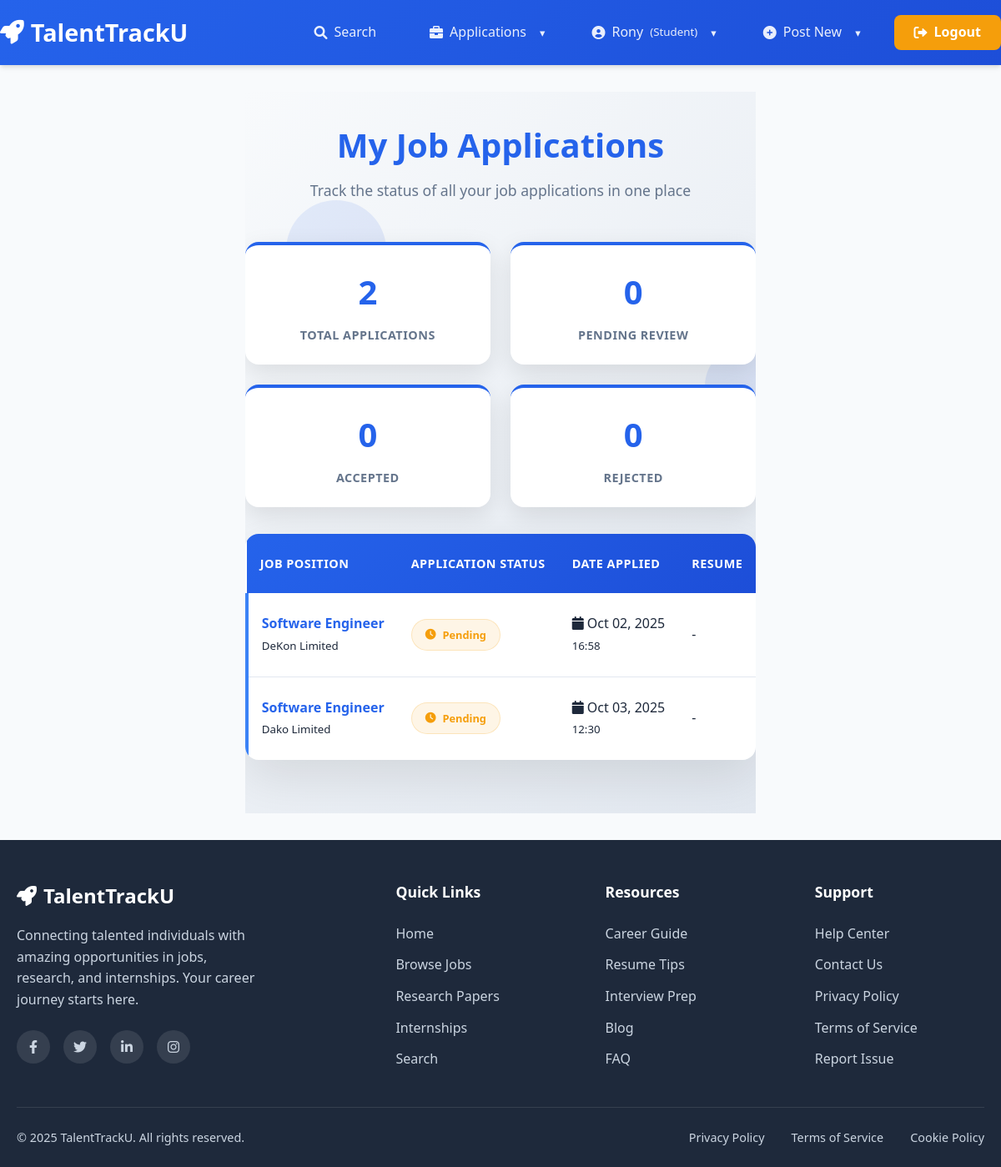
Screenshot of /jobs/my-applications/ (signed in) with the database file from the repository.
### user/models.py (models this page shows, shortened)
class UserProfile(models.Model):
    ROLE_CHOICES = (
        ('student', 'Student'),
        ('alumni', 'Alumni'),
        ('company', 'Company'),
    )
    user = models.OneToOneField(User, on_delete=models.CASCADE, related_name='user_profile')
    role = models.CharField(max_length=20, choices=ROLE_CHOICES, default='student')
    profile_picture = models.ImageField(upload_to='profiles/', blank=True, null=True)

### job/models.py (models this page shows, shortened)
class Application(models.Model):
    STATUS_CHOICES = (
        ('pending', 'Pending'),
        ('accepted', 'Accepted'),
        ('rejected', 'Rejected'),
    )
    job = models.ForeignKey(Job, on_delete=models.CASCADE, related_name='job_applications')  # Unique related_name
    applicant = models.ForeignKey(User, on_delete=models.CASCADE, related_name='job_applicant')  # Unique related_name
    applied_at = models.DateTimeField(auto_now_add=True)
    status = models.CharField(max_length=20, choices=STATUS_CHOICES, default='pending')
    cover_letter = models.TextField(blank=True)
    resume = models.FileField(upload_to='resumes/', blank=True, null=True)

class Job(models.Model):
    title = models.CharField(max_length=200)
    company = models.CharField(max_length=100)
    description = models.TextField()
    location = models.CharField(max_length=100, blank=True)
    salary = models.CharField(max_length=50, blank=True)
    image = models.ImageField(upload_to='jobs/', blank=True)
    posted_by = models.ForeignKey(User, on_delete=models.CASCADE)
    created_at = models.DateTimeField(auto_now_add=True)

### job/views.py (the view)
# urls.py: path('my-applications/', views.my_job_applications, name='my_job_applications'),
@login_required
def my_job_applications(request):
    applications = Application.objects.filter(applicant=request.user).select_related('job')
    return render(request, 'job/my_applications.html', {'applications': applications})

### job/templates/job/my_applications.html (shortened to what this page needs)
{% extends 'base.html' %}
{% block content %}
<div class="job-applications-container">
    <div class="animated-background">
        <div class="job-applications-icon icon-1">
        </div>
        <div class="job-applications-icon icon-2">
        </div>
        <div class="job-applications-icon icon-3">
        </div>
    </div>
    <div class="job-applications-content">
        <div class="job-applications-header">
            <h1>My Job Applications</h1>
            <p class="text-muted">Track the status of all your job applications in one place</p>
        </div>
        {% if applications %}
            <div class="stats-overview">
                <div class="stat-card">
                    <div class="stat-number" id="totalApplications">{{ applications|length }}</div>
                    <div class="stat-label">Total Applications</div>
                </div>
                <div class="stat-card">
                    <div class="stat-number" id="pendingApplications">0</div>
                    <div class="stat-label">Pending Review</div>
                </div>
                <div class="stat-card">
                    <div class="stat-number" id="acceptedApplications">0</div>
                    <div class="stat-label">Accepted</div>
                </div>
                <div class="stat-card">
                    <div class="stat-number" id="rejectedApplications">0</div>
                    <div class="stat-label">Rejected</div>
                </div>
            </div>
            <div class="applications-table-container">
                <table class="applications-table">
                    <thead>
                        <tr>
                            <th>Job Position</th>
                            <th>Application Status</th>
                            <th>Date Applied</th>
                            <th>Resume</th>
                        </tr>
                    </thead>
                    <tbody>
                        {% for app in applications %}
                        <tr>
                            <td>
                                <span class="job-title">{{ app.job.title }}</span>
                                <br>
                                <small class="text-muted">{{ app.job.company }}</small>
                            </td>
                            <td>
                                <span class="status-badge status-{{ app.status }}">
                                    <i class="fas
                                        {% if app.status == 'accepted' %}fa-check-circle
                                        {% elif app.status == 'rejected' %}fa-times-circle
                                        {% elif app.status == 'pending' %}fa-clock
                                        {% else %}fa-eye{% endif %}">
                                    </i>
                                    {{ app.get_status_display }}
                                </span>
                            </td>
                            <td>
                                <div class="applied-date">
                                    <i class="fas fa-calendar"></i>
                                    {{ app.applied_at|date:"M d, Y" }}
                                </div>
                                <small class="text-muted">{{ app.applied_at|date:"H:i" }}</small>
                            </td>
                            <td>
                                {% if app.resume %}
                                    <a href="{{ app.resume.url }}" download class="resume-download">
                                        <i class="fas fa-download"></i>
                                        Download
                                    </a>
                                {% else %}
                                    <span class="text-muted">-</span>
                                {% endif %}
                            </td>
                        </tr>
                        {% endfor %}
                    </tbody>
                </table>
            </div>
        {% endif %}
    </div>
</div>
{% endblock %}

### templates/base.html (shortened to what this page needs)
{% load static %}
<!DOCTYPE html>
<html lang="en" style="scroll-behavior: smooth;">
<head>
    <link rel="stylesheet" href="{% static 'css/style.css' %}">
    <link href="https://cdnjs.cloudflare.com/ajax/libs/font-awesome/6.0.0/css/all.min.css" rel="stylesheet">
</head>
<body>
    <nav class="navbar">
        <div class="container navbar-content">
            <a class="navbar-brand" href="{% url 'home' %}">
                <i class="fas fa-rocket"></i>
                TalentTrackU
            </a>
            <div class="navbar-collapse" id="navbarNav">
                <ul class="navbar-nav left-nav">
                    <li class="nav-item">
                        <a class="nav-link" href="{% url 'user_search' %}">
                            <i class="fas fa-search"></i>
                            Search
                        </a>
                    </li>
                </ul>
                <ul class="navbar-nav right-nav">
                    {% if user.is_authenticated %}
                        <li class="nav-item dropdown">
                            <a class="nav-link dropdown-toggle" href="#">
                                <i class="fas fa-briefcase"></i>
                                Applications
                            </a>
                        </li>
                        <li class="nav-item dropdown">
                            <a class="nav-link dropdown-toggle" href="#">
                                <i class="fas fa-user-circle"></i>
                                {{ user.username|truncatechars:15 }}
                                <small>({{ user.user_profile.role|title|default:"No Role" }})</small>
                            </a>
                        </li>
                        <li class="nav-item dropdown">
                            <a class="nav-link dropdown-toggle" href="#">
                                <i class="fas fa-plus-circle"></i>
                                Post New
                            </a>
                        </li>
                        <li class="nav-item">
                            <a class="nav-link nav-btn" href="{% url 'user_logout' %}">
                                <i class="fas fa-sign-out-alt"></i>
                                Logout
                            </a>
                        </li>
                    {% endif %}
                </ul>
            </div>
        </div>
    </nav>
    <div class="container content">
        {% block content %}{% endblock %}
    </div>
    <footer class="footer">
        <div class="container">
            <div class="footer-content">
                <div class="footer-brand-section">
                    <div class="footer-brand">
                        <i class="fas fa-rocket"></i>
                        TalentTrackU
                    </div>
                    <p class="footer-description">
                        Connecting talented individuals with amazing opportunities in jobs,
                        research, and internships. Your career journey starts here.
                    </p>
                    <div class="social-links">
                        <a href="#" class="social-link" aria-label="Facebook">
                            <i class="fab fa-facebook-f"></i>
                        </a>
                        <a href="#" class="social-link" aria-label="Twitter">
                            <i class="fab fa-twitter"></i>
                        </a>
                        <a href="#" class="social-link" aria-label="LinkedIn">
                            <i class="fab fa-linkedin-in"></i>
                        </a>
                        <a href="#" class="social-link" aria-label="Instagram">
                            <i class="fab fa-instagram"></i>
                        </a>
                    </div>
                </div>
                <div class="footer-links-section">
                    <h4 class="footer-heading">Quick Links</h4>
                    <ul class="footer-links">
                        <li><a href="{% url 'home' %}" class="footer-link">Home</a></li>
                        <li><a href="{% url 'job:job_list' %}" class="footer-link">Browse Jobs</a></li>
                        <li><a href="{% url 'research_paper_list' %}" class="footer-link">Research Papers</a></li>
                        <li><a href="{% url 'internship_list' %}" class="footer-link">Internships</a></li>
                        <li><a href="{% url 'user_search' %}" class="footer-link">Search</a></li>
                    </ul>
                </div>
                <div class="footer-links-section">
                    <h4 class="footer-heading">Resources</h4>
                    <ul class="footer-links">
                        <li><a href="#" class="footer-link">Career Guide</a></li>
                        <li><a href="#" class="footer-link">Resume Tips</a></li>
                        <li><a href="#" class="footer-link">Interview Prep</a></li>
                        <li><a href="#" class="footer-link">Blog</a></li>
                        <li><a href="#" class="footer-link">FAQ</a></li>
                    </ul>
                </div>
                <div class="footer-links-section">
                    <h4 class="footer-heading">Support</h4>
                    <ul class="footer-links">
                        <li><a href="#" class="footer-link">Help Center</a></li>
                        <li><a href="#" class="footer-link">Contact Us</a></li>
                        <li><a href="#" class="footer-link">Privacy Policy</a></li>
                        <li><a href="#" class="footer-link">Terms of Service</a></li>
                        <li><a href="#" class="footer-link">Report Issue</a></li>
                    </ul>
                </div>
            </div>
            <div class="footer-bottom">
                <div class="footer-bottom-content">
                    <div class="footer-copyright">
                    </div>
                    <div class="footer-legal">
                        <a href="#" class="footer-legal-link">Privacy Policy</a>
                        <a href="#" class="footer-legal-link">Terms of Service</a>
                        <a href="#" class="footer-legal-link">Cookie Policy</a>
                    </div>
                </div>
            </div>
        </div>
    </footer>
</body>
</html>

### templates/base.html (style rules this page uses)
:root { --primary-color: #2563eb; --primary-dark: #1d4ed8; --secondary-color: #64748b; --accent-color: #f59e0b; --light-bg: #f8fafc; --dark-text: #1e293b; --border-color: #e2e8f0; --success-color: #10b981; --warning-color: #f59e0b; --danger-color: #ef4444; --info-color: #3b82f6; --footer-bg: #1e293b; --footer-text: #cbd5e1; }
* { margin: 0; padding: 0; box-sizing: border-box; }
body { font-family: 'Segoe UI', Tahoma, Geneva, Verdana, sans-serif; line-height: 1.6; color: var(--dark-text); background-color: var(--light-bg); display: flex; flex-direction: column; min-height: 100vh; }
.container { max-width: 1200px; margin: 0 auto; padding: 0 20px; }
.navbar { background: linear-gradient(135deg, var(--primary-color), var(--primary-dark)); box-shadow: 0 4px 6px -1px rgba(0, 0, 0, 0.1), 0 2px 4px -1px rgba(0, 0, 0, 0.06); position: sticky; top: 0; z-index: 1000; }
.navbar-content { display: flex; justify-content: space-between; align-items: center; padding: 1rem 0; }
.navbar-brand { font-size: 1.8rem; font-weight: 700; color: white; text-decoration: none; display: flex; align-items: center; gap: 0.5rem; transition: transform 0.2s ease; }
.navbar-collapse { display: flex; align-items: center; gap: 2rem; }
.navbar-nav { display: flex; list-style: none; align-items: center; gap: 1.5rem; margin: 0; }
.nav-link { color: rgba(255, 255, 255, 0.9); text-decoration: none; font-weight: 500; padding: 0.5rem 1rem; border-radius: 0.375rem; transition: all 0.3s ease; display: flex; align-items: center; gap: 0.5rem; }
.nav-btn { background-color: var(--accent-color); color: white !important; padding: 0.5rem 1.5rem; border-radius: 0.5rem; font-weight: 600; }
.nav-item.dropdown { position: relative; }
.dropdown-toggle::after { content: "▾"; margin-left: 0.5rem; font-size: 0.8rem; }
.content { padding: 2rem 0; min-height: calc(100vh - 200px); flex: 1; }
.footer { background: var(--footer-bg); color: var(--footer-text); padding: 3rem 0 1.5rem; margin-top: auto; }
.footer-content { display: grid; grid-template-columns: 2fr 1fr 1fr 1fr; gap: 3rem; margin-bottom: 2rem; }
.footer-brand { font-size: 1.5rem; font-weight: 700; color: white; margin-bottom: 1rem; display: flex; align-items: center; gap: 0.5rem; }
.footer-description { line-height: 1.6; margin-bottom: 1.5rem; max-width: 300px; }
.footer-heading { color: white; font-size: 1.1rem; font-weight: 600; margin-bottom: 1.5rem; }
.footer-links { list-style: none; }
.footer-links li { margin-bottom: 0.75rem; }
.footer-link { color: var(--footer-text); text-decoration: none; transition: all 0.3s ease; display: flex; align-items: center; gap: 0.5rem; }
.social-links { display: flex; gap: 1rem; margin-top: 1rem; }
.social-link { display: flex; align-items: center; justify-content: center; width: 40px; height: 40px; background: rgba(255, 255, 255, 0.1); border-radius: 50%; color: var(--footer-text); text-decoration: none; transition: all 0.3s ease; }
.footer-bottom { border-top: 1px solid rgba(255, 255, 255, 0.1); padding-top: 1.5rem; text-align: center; color: var(--footer-text); font-size: 0.9rem; }
.footer-bottom-content { display: flex; justify-content: space-between; align-items: center; }
.footer-legal { display: flex; gap: 2rem; }
.footer-legal-link { color: var(--footer-text); text-decoration: none; transition: color 0.3s ease; }

### rows the page displays
Application: job "Software Engineer", job.company "DeKon Limited", status "Pending", applied_at "Oct 02, 2025", applied_at "16:58"
Application: job "Software Engineer", job.company "Dako Limited", status "Pending", applied_at "Oct 03, 2025", applied_at "12:30"

### other values shown
{{ user.username|truncatechars:15 }} "Rony"
{{ user.user_profile.role|title|default:"No Role" }} "Student"
{{ applications|length }} "2"
